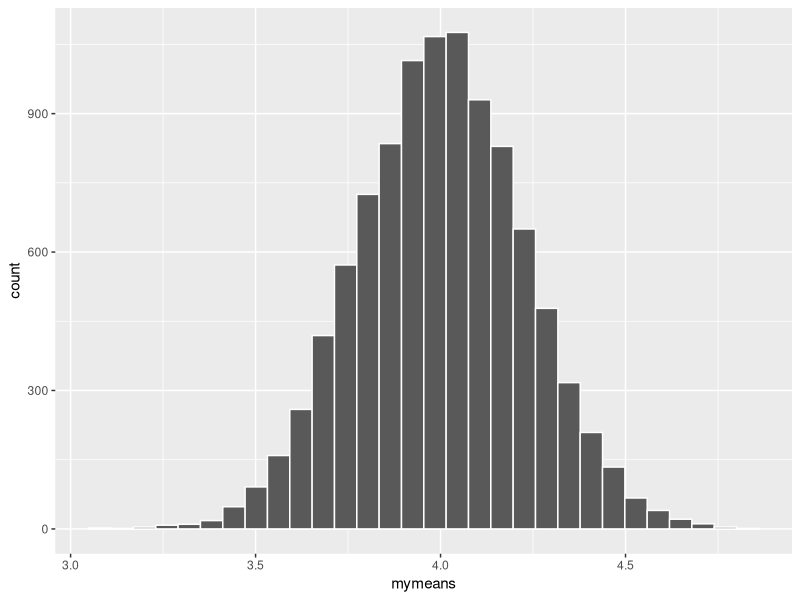
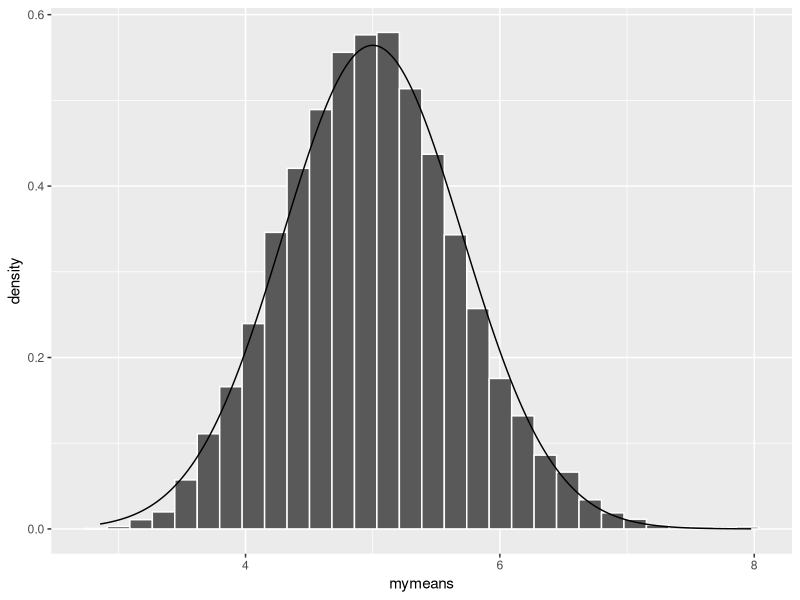

Generate these figures, in order, with R:
#Tuesday, 4/5
#Notes 5-1D

library(dplyr)
library(ggplot2)

#Last class, p. 1
#3
mymeans <- replicate(10000,mean(rnorm(20,4,1)))

#4
mean(mymeans)
sd(mymeans)
1/sqrt(20)
ggplot(NULL,aes(x=mymeans))+
  geom_histogram(color="white")


.887/sqrt(20)


#Team 4
set.seed(2320)
mean(rchisq(20,5))
mymeans<-replicate(10000,mean(rchisq(20,5)))

mean(mymeans)

#Adding the Normal curve with mean=5
#and standard deviation of 3.162/sqrt(20)
#to the density histogram

myx <- seq(min(mymeans),max(mymeans),.01)
myy <- dnorm(myx,5,3.162/sqrt(20))
ggplot(NULL,aes(x=mymeans,y=..density..))+
  geom_histogram(color="white")+
  geom_line(aes(x=myx,y=myy))
